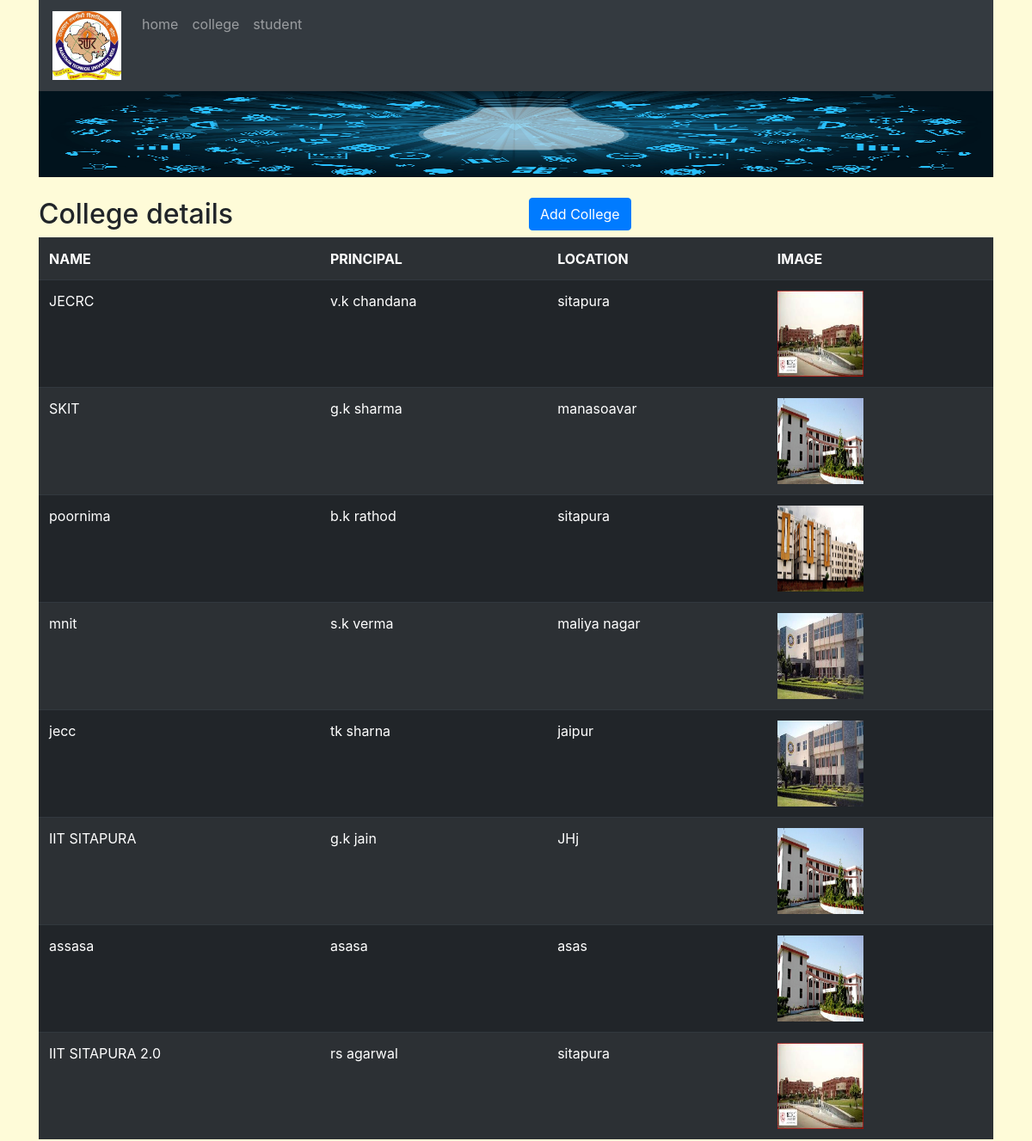
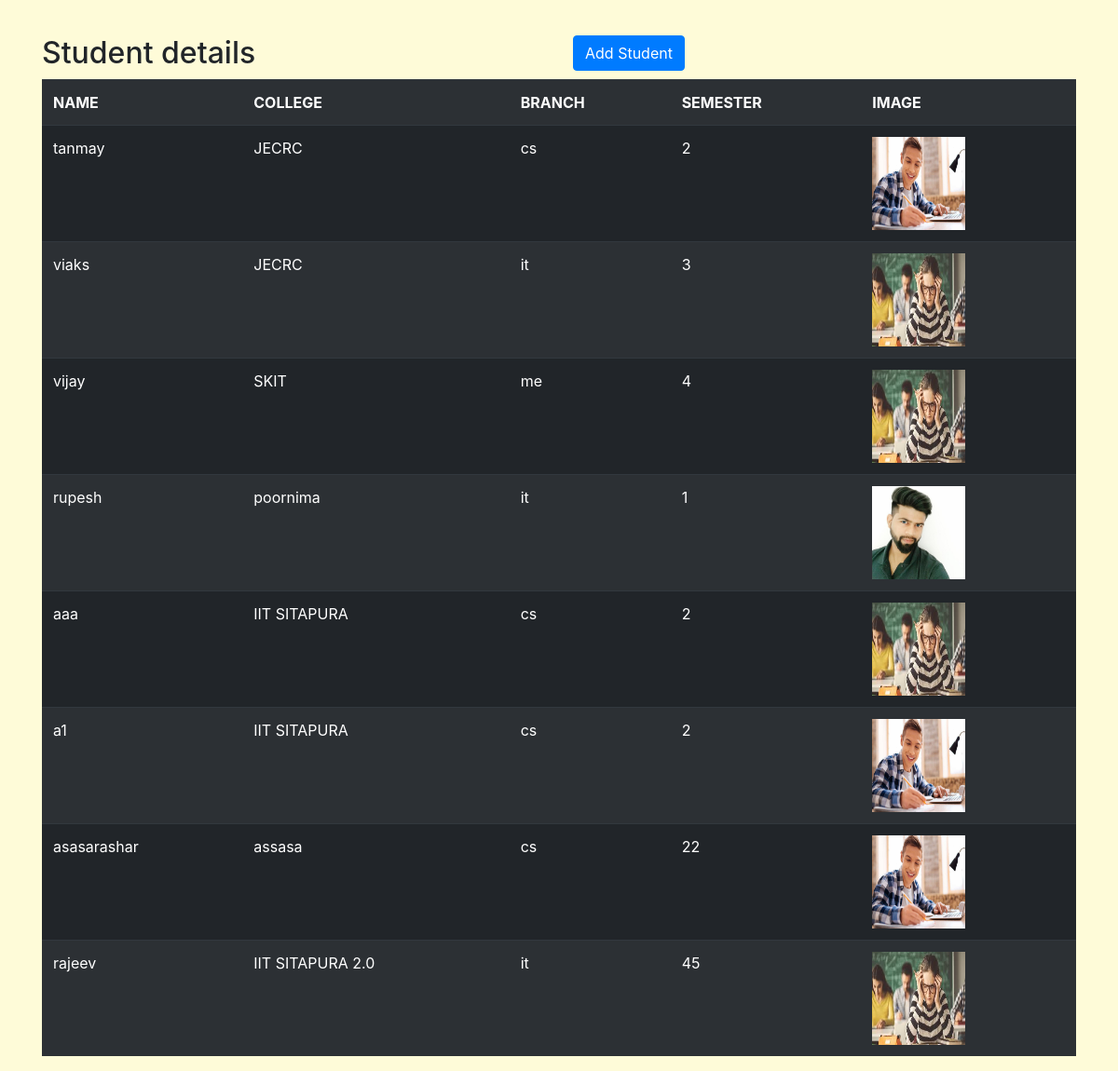
The page / on the database its author committed (2 pictures, top to bottom).
### College/models.py (models this page shows, shortened)
class College(models.Model):
    name = models.CharField(max_length=256)
    principal = models.CharField(max_length=100)
    location = models.CharField(max_length=256)
    college_image = models.ImageField(upload_to = 'college/')
    def __str__(self):
        return '{}'.format(self.name)

class Student(models.Model):
    name= models.CharField(max_length=256)
    college= models.ForeignKey(College,on_delete=models.CASCADE)
    branch= models.CharField(max_length=25)
    semester= models.IntegerField()
    student_image = models.ImageField(upload_to= 'student/')

### College/views.py (the view)
# urls.py: path('',views.home,name='home'),
def home(request):
    college = College.objects.all()
    student = Student.objects.all()
    return render(request,'college/home.html',{'C':college,'S':student})

### templates/college/home.html (shortened to what this page needs)
{% extends 'college/base.html' %}
{% load static %}
    {% block content %}
    <br>
    <div class="container">
      <div class="row">
        <div class="col">
          <h2>College details</h2>
        </div>
        <div class="col">
          <a class="btn btn-primary "href="{% url 'addcollege' %}">Add College</a>
        </div>
      </div>
    </div>
    <div class="container">
      <table class="table table-striped table-hover table-dark ">
        <th>NAME</th>
        <th>PRINCIPAL</th>
        <th>LOCATION</th>
        <th>IMAGE</th>
        {% for i in C %}
        <tr>
          <td>{{i.name}}</td>
          <td>{{i.principal}}</td>
          <td>{{i.location}}</td>
          <td> <img class="table_images"src="{{i.college_image.url}}" alt="not found"> </td>
        </tr>
        {% endfor %}
      </table>
    </div>
<br>
    <div class="container">
      <div class="row">
        <div class="col">
            <h2>Student details</h2>
        </div>
        <div class="col">
          <a class="btn btn-primary" href="{% url 'addstudent' %}">Add Student</a>
        </div>
      </div>
    </div>
    <div class="container">
      <table class="table table-striped table-hover table-dark">
        <th>NAME</th>
        <th>COLLEGE</th>
        <th>BRANCH</th>
        <th>SEMESTER</th>
        <th>IMAGE</th>
        {% for i in S %}
        <tr>
          <td>{{i.name}}</td>
          <td>{{i.college}}</td>
          <td>{{i.branch}}</td>
          <td>{{i.semester}}</td>
          <td> <img class="table_images" src="{{i.student_image.url}}" alt="not found"> </td>
        </tr>
        {% endfor %}
      </table>
    </div>
    {% endblock %}

### templates/college/base.html (shortened to what this page needs)
{% load static %}
<!DOCTYPE html>
<html lang="en" dir="ltr">
  <head>
  <link rel="stylesheet" href="https://maxcdn.bootstrapcdn.com/bootstrap/4.0.0/css/bootstrap.min.css">
  </head>
  <body>
    {% include 'college/navbar.html' %}
    <div class="container">
      <img class="home_page" src="{% static 'images/as.jpg' %}" alt="not found">
    </div>
    {% block content %}
    {% endblock %}
  </body>
</html>

### templates/college/navbar.html
{% load static %}
<div class="container">
  <nav class="navbar navbar-expand-lg navbar-light bg-dark navbar-dark">
    <ul class="navbar-nav">
      <a class="navbar-brand" href="{% url 'home' %}">
        <img src="{% static 'images/Rajasthan_Technical_University_logo.jpg' %}" alt="" width="80" height="80">
      </a>
      <li class="nav-item"><a class="nav-link" href="{% url 'home' %}">home</a></li>
      <li class="nav-item"><a class="nav-link" href="{% url 'college' %}">college</a></li>
      <li class="nav-item"><a class="nav-link" href="{% url 'student' %}">student</a></li>
    </ul>
  </nav>
</div>

### templates/college/base.html (style rules this page uses)
.home_page { width: 100% ; height:100px; }
.table_images { width: 100px ; height:100px; }
body { background-color: #fefbd8; }

### rows shown on the page
College: name "JECRC", principal "v.k chandana", location "sitapura", college_image (picture)
College: name "SKIT", principal "g.k sharma", location "manasoavar", college_image (picture)
College: name "poornima", principal "b.k rathod", location "sitapura", college_image (picture)
College: name "mnit", principal "s.k verma", location "maliya nagar", college_image (picture)
College: name "jecc", principal "tk sharna", location "jaipur", college_image (picture)
College: name "IIT SITAPURA", principal "g.k jain", location "JHj", college_image (picture)
College: name "assasa", principal "asasa", location "asas", college_image (picture)
College: name "IIT SITAPURA 2.0", principal "rs agarwal", location "sitapura", college_image (picture)
Student: name "tanmay", college "JECRC", branch "cs", semester "2", student_image (picture)
Student: name "viaks", college "JECRC", branch "it", semester "3", student_image (picture)
Student: name "vijay", college "SKIT", branch "me", semester "4", student_image (picture)
Student: name "rupesh", college "poornima", branch "it", semester "1", student_image (picture)
Student: name "aaa", college "IIT SITAPURA", branch "cs", semester "2", student_image (picture)
Student: name "a1", college "IIT SITAPURA", branch "cs", semester "2", student_image (picture)
Student: name "asasarashar", college "assasa", branch "cs", semester "22", student_image (picture)
Student: name "rajeev", college "IIT SITAPURA 2.0", branch "it", semester "45", student_image (picture)
